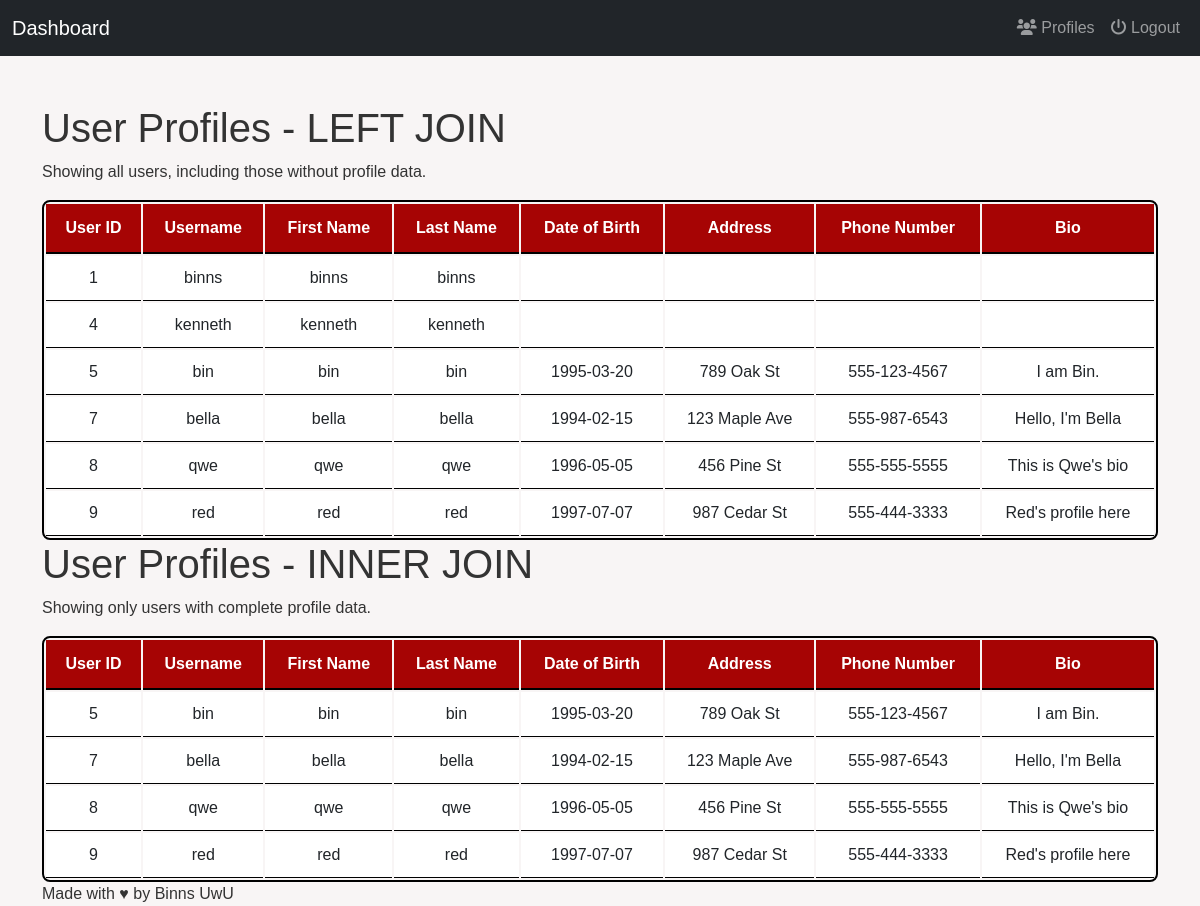
Page /modules/dashboard.php on the earlier database version.
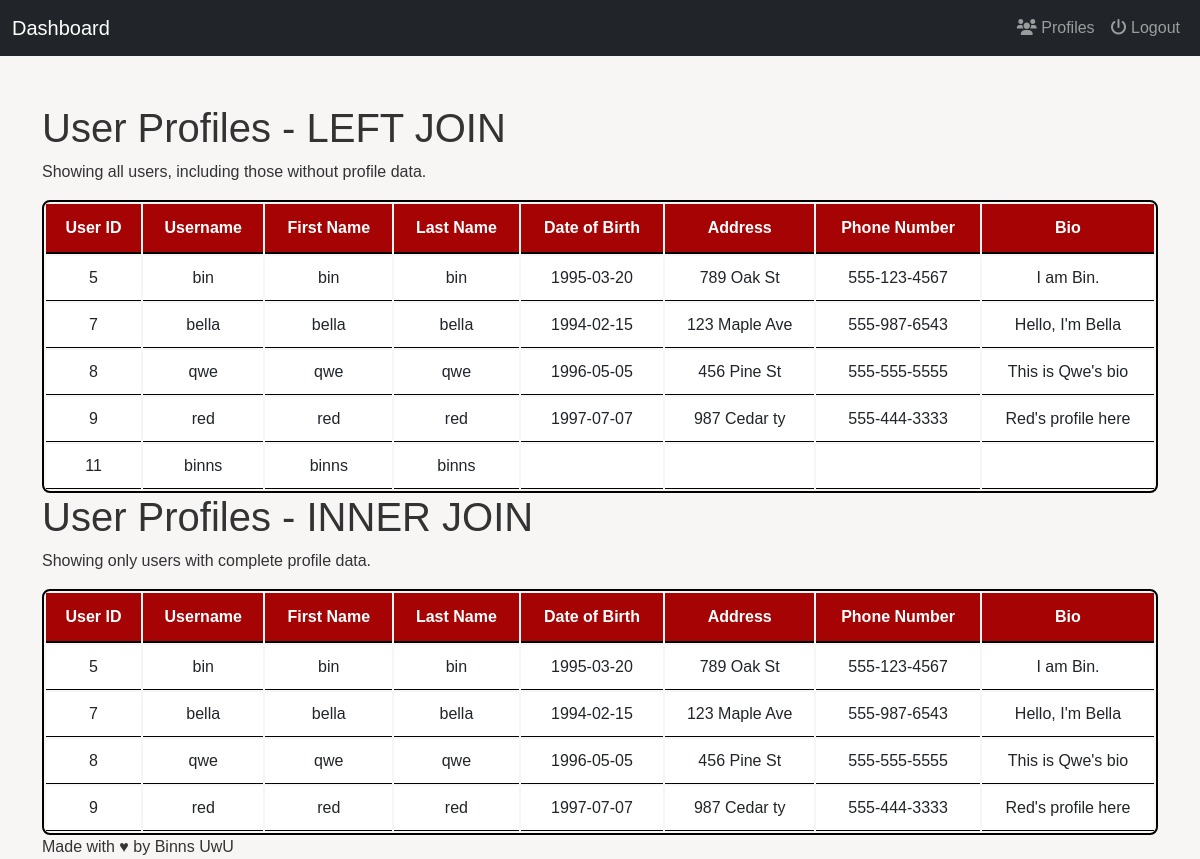
Same page on the later database version.
### tables this page shows
CREATE TABLE `users` (
  `id` int(11) NOT NULL,
  `first_name` varchar(50) NOT NULL,
  `last_name` varchar(50) NOT NULL,
  `username` varchar(50) NOT NULL,
  `password` varchar(255) NOT NULL,
  `created_at` timestamp NOT NULL DEFAULT current_timestamp()
);

CREATE TABLE `profiles` (
  `profile_id` int(11) NOT NULL,
  `user_id` int(11) NOT NULL,
  `date_of_birth` date DEFAULT NULL,
  `address` varchar(255) DEFAULT NULL,
  `phone_number` varchar(15) DEFAULT NULL,
  `bio` text DEFAULT NULL
);

### Database/database.php (called while the page is built, shortened)
<?php
class Database {
    private $server_name = "localhost";
    private $db_username = "root";
    private $db_password = "";
    private $db_name = "ADbinns";
    private $conn;
    public function __construct() {
        $this->conn = new mysqli($this->server_name, $this->db_username, $this->db_password, $this->db_name);
    }
public function getUsersWithProfiles() {
    $sql = "
        SELECT
            users.id AS user_id,
            users.first_name,
            users.last_name,
            users.username,
            profiles.date_of_birth,
            profiles.address,
            profiles.phone_number,
            profiles.bio
        FROM users
        LEFT JOIN profiles ON users.id = profiles.user_id
    ";
    $result = $this->conn->query($sql);
    if ($result->num_rows > 0) {
        $usersWithProfiles = [];
        while ($row = $result->fetch_assoc()) {
            $usersWithProfiles[] = $row;
        }
        return $usersWithProfiles;
    } else {
        return [];
    }
}
public function getUsersWithProfilesInnerJoin() {
    $sql = "
        SELECT
            users.id AS user_id,
            users.first_name,
            users.last_name,
            users.username,
            profiles.date_of_birth,
            profiles.address,
            profiles.phone_number,
            profiles.bio
        FROM users
        INNER JOIN profiles ON users.id = profiles.user_id
        WHERE
            users.first_name IS NOT NULL AND users.first_name != ''
        AND users.last_name IS NOT NULL AND users.last_name != ''
        AND profiles.bio IS NOT NULL AND profiles.bio != ''
    ";
    $result = $this->conn->query($sql);
    if ($result->num_rows > 0) {
        $usersWithProfilesInner = [];
        while ($row = $result->fetch_assoc()) {
            $usersWithProfilesInner[] = $row;
        }
        return $usersWithProfilesInner;
    } else {
        return [];
    }
}
}

### modules/dashboard.php (the view, shortened to what this page needs)
<?php
require_once '../Database/database.php';
$db = new Database();
$usersWithProfilesLeftJoin = $db->getUsersWithProfiles();
$usersWithProfilesInnerJoin = $db->getUsersWithProfilesInnerJoin();
?>
<!DOCTYPE html>
<html lang="en">
<head>
    <link href="https://cdn.jsdelivr.net/npm/bootstrap@5.1.3/dist/css/bootstrap.min.css" rel="stylesheet">
    <link rel="stylesheet" href="https://cdnjs.cloudflare.com/ajax/libs/font-awesome/6.0.0-beta3/css/all.min.css">
    <link rel="stylesheet" href="../CSS/dashboard.css">
</head>
<body>
    <nav class="navbar navbar-expand-lg navbar-dark bg-dark">
        <div class="container-fluid">
            <a class="navbar-brand" href="#">Dashboard</a>
            <div class="collapse navbar-collapse" id="navbarNav">
                <ul class="navbar-nav ms-auto">
                    <li class="nav-item">
                        <a class="nav-link" href="../class/user_profiles.php"><i class="fas fa-users"></i> Profiles</a>
                    </li>
                    <li class="nav-item">
                        <a class="nav-link" href="../modules/login.php" onclick="return confirmLogout()">
                            <i class="fas fa-power-off"></i> Logout
                        </a>
                    </li>
                </ul>
            </div>
        </div>
    </nav>
    <div class="container mt-5">
        <h1>User Profiles - LEFT JOIN</h1>
        <p>Showing all users, including those without profile data.</p>
        <table class="table">
            <thead>
                <tr>
                    <th>User ID</th>
                    <th>Username</th>
                    <th>First Name</th>
                    <th>Last Name</th>
                    <th>Date of Birth</th>
                    <th>Address</th>
                    <th>Phone Number</th>
                    <th>Bio</th>
                </tr>
            </thead>
            <tbody>
                <?php if (!empty($usersWithProfilesLeftJoin)): ?>
                    <?php foreach ($usersWithProfilesLeftJoin as $user): ?>
                        <tr>
                            <td><?= htmlspecialchars($user['user_id']) ?></td>
                            <td><?= htmlspecialchars($user['username']) ?></td>
                            <td><?= htmlspecialchars($user['first_name']) ?></td>
                            <td><?= htmlspecialchars($user['last_name']) ?></td>
                            <td><?= htmlspecialchars($user['date_of_birth']) ?></td>
                            <td><?= htmlspecialchars($user['address']) ?></td>
                            <td><?= htmlspecialchars($user['phone_number']) ?></td>
                            <td><?= htmlspecialchars($user['bio']) ?></td>
                        </tr>
                    <?php endforeach; ?>
                <?php else: ?>
                    <tr>
                        <td colspan="8">No profiles found.</td>
                    </tr>
                <?php endif; ?>
            </tbody>
        </table>
        <h1>User Profiles - INNER JOIN</h1>
        <p>Showing only users with complete profile data.</p>
        <table class="table">
            <thead>
                <tr>
                    <th>User ID</th>
                    <th>Username</th>
                    <th>First Name</th>
                    <th>Last Name</th>
                    <th>Date of Birth</th>
                    <th>Address</th>
                    <th>Phone Number</th>
                    <th>Bio</th>
                </tr>
            </thead>
            <tbody>
                <?php if (!empty($usersWithProfilesInnerJoin)): ?>
                    <?php foreach ($usersWithProfilesInnerJoin as $user): ?>
                        <tr>
                            <td><?= htmlspecialchars($user['user_id']) ?></td>
                            <td><?= htmlspecialchars($user['username']) ?></td>
                            <td><?= htmlspecialchars($user['first_name']) ?></td>
                            <td><?= htmlspecialchars($user['last_name']) ?></td>
                            <td><?= htmlspecialchars($user['date_of_birth']) ?></td>
                            <td><?= htmlspecialchars($user['address']) ?></td>
                            <td><?= htmlspecialchars($user['phone_number']) ?></td>
                            <td><?= htmlspecialchars($user['bio']) ?></td>
                        </tr>
                    <?php endforeach; ?>
                <?php else: ?>
                    <tr>
                        <td colspan="8">No profiles found.</td>
                    </tr>
                <?php endif; ?>
            </tbody>
        </table>
        <div class="footer">Made with ♥ by Binns UwU</div>
    </div>
</body>
</html>

### css/dashboard.css (style rules this page uses)
body { background-image: url('https://4kwallpapers.com/images/wallpapers/peach-cat-kawaii-5120x2880-10081.jpg'); background-size: cover; background-position: center; background-repeat: no-repeat; font-family: Arial, sans-serif; background-color: #f8f5f5; color: #333; }
.table { margin: 0; border-collapse: separate; width: 100%; border-radius: 8px; overflow: hidden; border: 2px solid #000; }
.table thead th { background-color: #a60404; color: white; text-align: center; padding: 12px; font-weight: bold; border-bottom: 2px solid #000; }
.table tbody tr { background-color: #ffffff; transition: background-color 0.3s ease; }
.table tbody td { padding: 10px; vertical-align: middle; text-align: center; border-bottom: 1px solid #000; }

Differences in the rows shown:
removed users: id "1", username "binns", first_name "binns", last_name "binns"
removed users: id "4", username "kenneth", first_name "kenneth", last_name "kenneth"
changed profiles "Red's profile here": address "987 Cedar St" → "987 Cedar ty"
added profiles: user "11", user.username "binns", user.first_name "binns", user.last_name "binns", shown under "User Profiles - LEFT JOIN"
